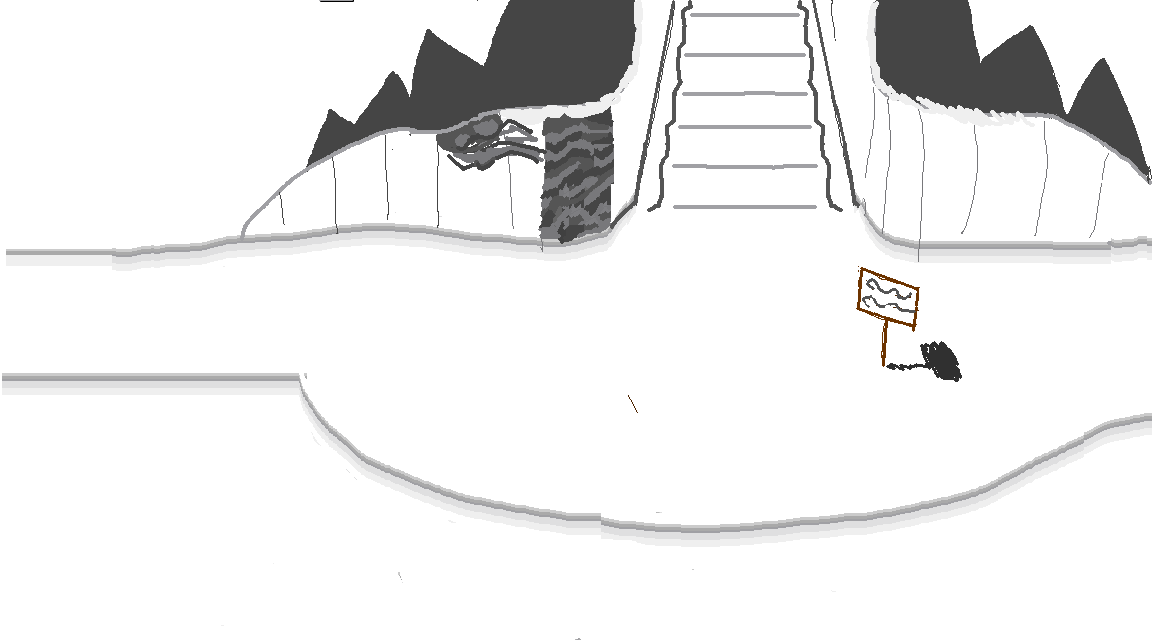

A level layout from a 2D game, rendered from its tile map. Below: a short description, then the map file with tile-grid data replaced by summaries:
An orthogonal 36x20 tile map with 32x32 px tiles, 3 tile layers (Tile Layer 1, Tile Layer 2, Tile Layer 3), 10 tilesets and 18 objects (character, level Info).

<map version="1.2" tiledversion="1.2.1" orientation="orthogonal" renderorder="right-down" width="36" height="20" tilewidth="32" tileheight="32" infinite="0" nextlayerid="8" nextobjectid="92">
 <tileset firstgid="1" name="grass" tilewidth="32" tileheight="32" tilecount="12" columns="3">
  <image source="grass.png" width="96" height="128" />
 </tileset>
 <tileset firstgid="13" name="grassstage" tilewidth="32" tileheight="32" tilecount="2025" columns="45">
  <image source="grassstage.png" width="1440" height="1440" />
 </tileset>
 <tileset firstgid="2038" name="blocktile" tilewidth="32" tileheight="32" tilecount="1" columns="1">
  <image source="blocktile.png" width="32" height="32" />
  <tile id="0">
   <properties>
    <property name="block" value="" />
   </properties>
  </tile>
 </tileset>
 <tileset firstgid="2039" name="playerstart" tilewidth="32" tileheight="32" tilecount="1" columns="1">
  <image source="playerstart.png" width="32" height="32" />
  <tile id="0">
   <properties>
    <property name="orient" value="down" />
    <property name="playerstart" value="" />
   </properties>
  </tile>
 </tileset>
 <tileset firstgid="2040" name="grassstage2" tilewidth="32" tileheight="32" tilecount="2500" columns="50">
  <image source="grassstage2.png" width="1600" height="1600" />
 </tileset>
 <tileset firstgid="4540" name="snowplace" tilewidth="32" tileheight="32" tilecount="1440" columns="36">
  <image source="snowplace.png" width="1152" height="1280" />
 </tileset>
 <tileset firstgid="5980" name="grassdungeon2" tilewidth="32" tileheight="32" tilecount="1700" columns="50">
  <image source="grassdungeon2.png" width="1600" height="1088" />
 </tileset>
 <tileset firstgid="7680" source="grassdungeon21.tsx" />
 <tileset firstgid="8904" source="snowplacev2.tsx" />
 <tileset firstgid="10344" source="snowmountain1.tsx" />
 <layer id="5" name="Tile Layer 1" width="36" height="20">
  <data>[720 cells, 10 non-empty, 1 distinct tile ids]</data>
 </layer>
 <layer id="6" name="Tile Layer 2" width="36" height="20">
  <data>[720 cells, 0 non-empty, 0 distinct tile ids]</data>
 </layer>
 <layer id="7" name="Tile Layer 3" width="36" height="20">
  <data>[720 cells, 720 non-empty, 712 distinct tile ids]</data>
 </layer>
 <objectgroup id="4" name="Object Layer 1">
  <object id="29" x="320" y="-32" width="32" height="32" />
  <object id="67" name="Gray" type="character" x="544" y="544" width="32" height="64">
   <properties>
    <property name="" value="" />
    <property name="SPflag1" value="" />
    <property name="description" value="That sheep girl..." />
    <property name="image" value="graycloak.gif" />
    <property name="name" value="Shopkeeper" />
    <property name="orient" value="down" />
    <property name="sprite" value="" />
   </properties>
  </object>
  <object id="68" x="-96" y="192" width="64" height="288">
   <properties>
    <property name="NewArea" value="" />
    <property name="area" value="snowplace2.tmx" />
    <property name="returnarea" value="1" />
   </properties>
  </object>
  <object id="69" x="719" y="96" width="32" height="32">
   <properties>
    <property name="orient" value="down" />
    <property name="playerstart" value="" />
    <property name="startarea" value="1" />
   </properties>
  </object>
  <object id="71" x="32" y="288" width="32" height="32">
   <properties>
    <property name="orient" value="right" />
    <property name="playerstart" value="" />
    <property name="startarea" value="0" />
   </properties>
  </object>
  <object id="76" x="64" y="448" width="32" height="96" />
  <object id="77" name="level Info" x="288" y="480" width="24" height="24">
   <properties>
    <property name="areaname" value="Mountain Entrance" />
    <property name="levelinfo" value="1" />
   </properties>
  </object>
  <object id="78" x="864" y="288" width="64" height="64">
   <properties>
    <property name="description" value="This is DEFINITELY not a skiing area." />
   </properties>
  </object>
  <object id="79" x="640" y="-32" width="224" height="32">
   <properties>
    <property name="NewArea" value="" />
    <property name="area" value="snowmountain2.tmx" />
    <property name="returnarea" value="0" />
   </properties>
  </object>
  <object id="82" x="256" y="192" width="192" height="32">
   <properties>
    <property name="block" value="" />
   </properties>
  </object>
  <object id="83" x="448" y="192" width="160" height="48">
   <properties>
    <property name="block" value="" />
   </properties>
  </object>
  <object id="85" x="896" y="224" width="224" height="16">
   <properties>
    <property name="block" value="" />
   </properties>
  </object>
  <object id="86" x="864" y="192" width="32" height="32">
   <properties>
    <property name="block" value="" />
   </properties>
  </object>
  <object id="87" x="608" y="96" width="32" height="96">
   <properties>
    <property name="block" value="" />
   </properties>
  </object>
  <object id="88" x="640" y="0" width="32" height="96">
   <properties>
    <property name="block" value="" />
   </properties>
  </object>
  <object id="89" x="832" y="0" width="32" height="96">
   <properties>
    <property name="block" value="" />
   </properties>
  </object>
  <object id="90" x="848" y="96" width="16" height="96" />
  <object id="91" x="640" y="96" width="16" height="64" />
 </objectgroup>
</map>
